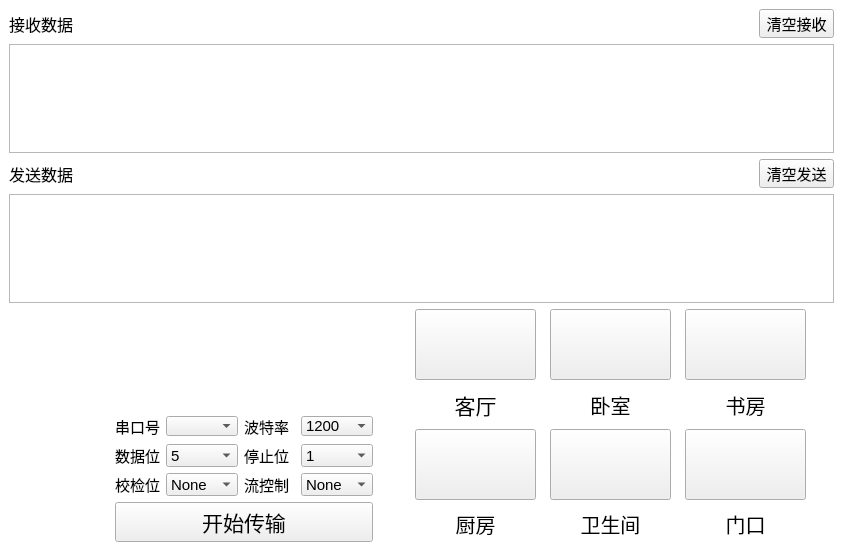
<?xml version="1.0" encoding="UTF-8"?>
<ui version="4.0">
 <class>homePage</class>
 <widget class="QMainWindow" name="homePage">
  <property name="geometry">
   <rect>
    <x>0</x>
    <y>0</y>
    <width>843</width>
    <height>551</height>
   </rect>
  </property>
  <property name="windowTitle">
   <string>wali-家居控制系统</string>
  </property>
  <property name="styleSheet">
   <string notr="true">#homePage{background-color: rgb(255, 255, 255);}</string>
  </property>
  <widget class="QWidget" name="centralwidget">
   <layout class="QGridLayout" name="gridLayout_6">
    <item row="4" column="1" rowspan="3">
     <layout class="QGridLayout" name="gridLayout">
      <item row="1" column="0">
       <spacer name="horizontalSpacer_3">
        <property name="orientation">
         <enum>Qt::Horizontal</enum>
        </property>
        <property name="sizeType">
         <enum>QSizePolicy::Fixed</enum>
        </property>
        <property name="sizeHint" stdset="0">
         <size>
          <width>36</width>
          <height>20</height>
         </size>
        </property>
       </spacer>
      </item>
      <item row="0" column="4">
       <spacer name="horizontalSpacer_2">
        <property name="orientation">
         <enum>Qt::Horizontal</enum>
        </property>
        <property name="sizeType">
         <enum>QSizePolicy::Fixed</enum>
        </property>
        <property name="sizeHint" stdset="0">
         <size>
          <width>8</width>
          <height>20</height>
         </size>
        </property>
       </spacer>
      </item>
      <item row="0" column="5">
       <widget class="QPushButton" name="Btn_bookroom">
        <property name="minimumSize">
         <size>
          <width>121</width>
          <height>71</height>
         </size>
        </property>
        <property name="maximumSize">
         <size>
          <width>121</width>
          <height>71</height>
         </size>
        </property>
        <property name="styleSheet">
         <string notr="true">border-image: url(:/image/bookroom.png);</string>
        </property>
        <property name="text">
         <string/>
        </property>
       </widget>
      </item>
      <item row="3" column="1">
       <widget class="QLabel" name="text_kitchen">
        <property name="font">
         <font>
          <pointsize>15</pointsize>
         </font>
        </property>
        <property name="text">
         <string>厨房</string>
        </property>
        <property name="alignment">
         <set>Qt::AlignCenter</set>
        </property>
       </widget>
      </item>
      <item row="2" column="3">
       <widget class="QPushButton" name="Btn_bathroom">
        <property name="minimumSize">
         <size>
          <width>121</width>
          <height>71</height>
         </size>
        </property>
        <property name="maximumSize">
         <size>
          <width>121</width>
          <height>71</height>
         </size>
        </property>
        <property name="styleSheet">
         <string notr="true">border-image: url(:/image/bathroom.png);</string>
        </property>
        <property name="text">
         <string/>
        </property>
       </widget>
      </item>
      <item row="0" column="3">
       <widget class="QPushButton" name="Btn_bedroom">
        <property name="minimumSize">
         <size>
          <width>121</width>
          <height>71</height>
         </size>
        </property>
        <property name="maximumSize">
         <size>
          <width>121</width>
          <height>71</height>
         </size>
        </property>
        <property name="styleSheet">
         <string notr="true">border-image: url(:/image/bedroom.png);</string>
        </property>
        <property name="text">
         <string/>
        </property>
       </widget>
      </item>
      <item row="3" column="3">
       <widget class="QLabel" name="text_bathroom">
        <property name="font">
         <font>
          <pointsize>15</pointsize>
         </font>
        </property>
        <property name="text">
         <string>卫生间</string>
        </property>
        <property name="alignment">
         <set>Qt::AlignCenter</set>
        </property>
       </widget>
      </item>
      <item row="2" column="5">
       <widget class="QPushButton" name="Btn_outdoor">
        <property name="minimumSize">
         <size>
          <width>121</width>
          <height>71</height>
         </size>
        </property>
        <property name="maximumSize">
         <size>
          <width>121</width>
          <height>71</height>
         </size>
        </property>
        <property name="styleSheet">
         <string notr="true">border-image: url(:/image/outdoor.png);</string>
        </property>
        <property name="text">
         <string/>
        </property>
       </widget>
      </item>
      <item row="3" column="5">
       <widget class="QLabel" name="text_outdoor">
        <property name="font">
         <font>
          <pointsize>15</pointsize>
         </font>
        </property>
        <property name="text">
         <string>门口</string>
        </property>
        <property name="alignment">
         <set>Qt::AlignCenter</set>
        </property>
       </widget>
      </item>
      <item row="2" column="1">
       <widget class="QPushButton" name="Btn_kitchen">
        <property name="minimumSize">
         <size>
          <width>121</width>
          <height>71</height>
         </size>
        </property>
        <property name="maximumSize">
         <size>
          <width>121</width>
          <height>71</height>
         </size>
        </property>
        <property name="styleSheet">
         <string notr="true">border-image: url(:/image/kitchen.png);</string>
        </property>
        <property name="text">
         <string/>
        </property>
       </widget>
      </item>
      <item row="1" column="5">
       <widget class="QLabel" name="text_bookroom">
        <property name="font">
         <font>
          <pointsize>15</pointsize>
         </font>
        </property>
        <property name="text">
         <string>书房</string>
        </property>
        <property name="alignment">
         <set>Qt::AlignCenter</set>
        </property>
       </widget>
      </item>
      <item row="1" column="1">
       <widget class="QLabel" name="text_livingroom">
        <property name="maximumSize">
         <size>
          <width>16777215</width>
          <height>80</height>
         </size>
        </property>
        <property name="font">
         <font>
          <pointsize>16</pointsize>
         </font>
        </property>
        <property name="text">
         <string>客厅</string>
        </property>
        <property name="alignment">
         <set>Qt::AlignCenter</set>
        </property>
       </widget>
      </item>
      <item row="1" column="3">
       <widget class="QLabel" name="text_bedroom">
        <property name="font">
         <font>
          <pointsize>15</pointsize>
         </font>
        </property>
        <property name="text">
         <string>卧室</string>
        </property>
        <property name="alignment">
         <set>Qt::AlignCenter</set>
        </property>
       </widget>
      </item>
      <item row="0" column="1">
       <widget class="QPushButton" name="Btn_livingroom">
        <property name="minimumSize">
         <size>
          <width>121</width>
          <height>71</height>
         </size>
        </property>
        <property name="maximumSize">
         <size>
          <width>121</width>
          <height>71</height>
         </size>
        </property>
        <property name="styleSheet">
         <string notr="true">border-image: url(:/image/livingroom.png);</string>
        </property>
       </widget>
      </item>
      <item row="0" column="2">
       <spacer name="horizontalSpacer">
        <property name="orientation">
         <enum>Qt::Horizontal</enum>
        </property>
        <property name="sizeType">
         <enum>QSizePolicy::Fixed</enum>
        </property>
        <property name="sizeHint" stdset="0">
         <size>
          <width>8</width>
          <height>20</height>
         </size>
        </property>
       </spacer>
      </item>
      <item row="1" column="6">
       <spacer name="horizontalSpacer_4">
        <property name="orientation">
         <enum>Qt::Horizontal</enum>
        </property>
        <property name="sizeHint" stdset="0">
         <size>
          <width>0</width>
          <height>20</height>
         </size>
        </property>
       </spacer>
      </item>
     </layout>
    </item>
    <item row="1" column="0" colspan="2">
     <widget class="QTextEdit" name="textEdit_receive">
      <property name="readOnly">
       <bool>true</bool>
      </property>
     </widget>
    </item>
    <item row="3" column="0" colspan="2">
     <widget class="QTextEdit" name="textEdit_send">
      <property name="font">
       <font>
        <pointsize>9</pointsize>
       </font>
      </property>
      <property name="readOnly">
       <bool>true</bool>
      </property>
      <property name="html">
       <string>&lt;!DOCTYPE HTML PUBLIC &quot;-//W3C//DTD HTML 4.0//EN&quot; &quot;http://www.w3.org/TR/REC-html40/strict.dtd&quot;&gt;
&lt;html&gt;&lt;head&gt;&lt;meta name=&quot;qrichtext&quot; content=&quot;1&quot; /&gt;&lt;style type=&quot;text/css&quot;&gt;
p, li { white-space: pre-wrap; }
&lt;/style&gt;&lt;/head&gt;&lt;body style=&quot; font-family:'SimSun'; font-size:9pt; font-weight:400; font-style:normal;&quot;&gt;
&lt;p style=&quot;-qt-paragraph-type:empty; margin-top:0px; margin-bottom:0px; margin-left:0px; margin-right:0px; -qt-block-indent:0; text-indent:0px;&quot;&gt;&lt;br /&gt;&lt;/p&gt;&lt;/body&gt;&lt;/html&gt;</string>
      </property>
     </widget>
    </item>
    <item row="4" column="0">
     <layout class="QGridLayout" name="gridLayout_5">
      <item row="0" column="2">
       <widget class="QLabel" name="movie_wave2">
        <property name="minimumSize">
         <size>
          <width>100</width>
          <height>100</height>
         </size>
        </property>
        <property name="maximumSize">
         <size>
          <width>100</width>
          <height>100</height>
         </size>
        </property>
        <property name="font">
         <font>
          <pointsize>16</pointsize>
         </font>
        </property>
        <property name="text">
         <string/>
        </property>
        <property name="alignment">
         <set>Qt::AlignCenter</set>
        </property>
       </widget>
      </item>
      <item row="0" column="0">
       <widget class="QLabel" name="movie_wave1">
        <property name="minimumSize">
         <size>
          <width>100</width>
          <height>100</height>
         </size>
        </property>
        <property name="maximumSize">
         <size>
          <width>100</width>
          <height>100</height>
         </size>
        </property>
        <property name="font">
         <font>
          <pointsize>16</pointsize>
         </font>
        </property>
        <property name="text">
         <string/>
        </property>
        <property name="alignment">
         <set>Qt::AlignCenter</set>
        </property>
       </widget>
      </item>
      <item row="0" column="1">
       <spacer name="horizontalSpacer_7">
        <property name="orientation">
         <enum>Qt::Horizontal</enum>
        </property>
        <property name="sizeType">
         <enum>QSizePolicy::Fixed</enum>
        </property>
        <property name="sizeHint" stdset="0">
         <size>
          <width>144</width>
          <height>20</height>
         </size>
        </property>
       </spacer>
      </item>
     </layout>
    </item>
    <item row="5" column="0" rowspan="2">
     <layout class="QGridLayout" name="gridLayout_2">
      <item row="0" column="0" rowspan="4">
       <widget class="QLabel" name="wali_image">
        <property name="minimumSize">
         <size>
          <width>100</width>
          <height>100</height>
         </size>
        </property>
        <property name="maximumSize">
         <size>
          <width>100</width>
          <height>100</height>
         </size>
        </property>
        <property name="styleSheet">
         <string notr="true">border-image: url(:/image/welcome.png);</string>
        </property>
        <property name="text">
         <string/>
        </property>
       </widget>
      </item>
      <item row="0" column="1">
       <widget class="QLabel" name="text_port">
        <property name="font">
         <font>
          <pointsize>11</pointsize>
          <weight>50</weight>
          <bold>false</bold>
         </font>
        </property>
        <property name="text">
         <string>串口号</string>
        </property>
       </widget>
      </item>
      <item row="0" column="2">
       <widget class="QComboBox" name="SerialPortBox">
        <property name="minimumSize">
         <size>
          <width>72</width>
          <height>20</height>
         </size>
        </property>
        <property name="maximumSize">
         <size>
          <width>72</width>
          <height>20</height>
         </size>
        </property>
        <property name="font">
         <font>
          <pointsize>11</pointsize>
         </font>
        </property>
       </widget>
      </item>
      <item row="0" column="3">
       <widget class="QLabel" name="text_baud">
        <property name="font">
         <font>
          <pointsize>11</pointsize>
          <weight>50</weight>
          <bold>false</bold>
         </font>
        </property>
        <property name="text">
         <string>波特率</string>
        </property>
       </widget>
      </item>
      <item row="0" column="5">
       <widget class="QComboBox" name="BaudRateBox">
        <property name="minimumSize">
         <size>
          <width>72</width>
          <height>20</height>
         </size>
        </property>
        <property name="maximumSize">
         <size>
          <width>72</width>
          <height>20</height>
         </size>
        </property>
        <property name="font">
         <font>
          <pointsize>11</pointsize>
         </font>
        </property>
        <item>
         <property name="text">
          <string>1200</string>
         </property>
        </item>
        <item>
         <property name="text">
          <string>2400</string>
         </property>
        </item>
        <item>
         <property name="text">
          <string>4800</string>
         </property>
        </item>
        <item>
         <property name="text">
          <string>9600</string>
         </property>
        </item>
        <item>
         <property name="text">
          <string>38400</string>
         </property>
        </item>
        <item>
         <property name="text">
          <string>57600</string>
         </property>
        </item>
        <item>
         <property name="text">
          <string>115200</string>
         </property>
        </item>
       </widget>
      </item>
      <item row="3" column="1" colspan="5">
       <widget class="QPushButton" name="Btn_startTrans">
        <property name="font">
         <font>
          <pointsize>16</pointsize>
         </font>
        </property>
        <property name="text">
         <string>开始传输</string>
        </property>
       </widget>
      </item>
      <item row="1" column="1">
       <widget class="QLabel" name="text_dataBit">
        <property name="font">
         <font>
          <pointsize>11</pointsize>
          <weight>50</weight>
          <bold>false</bold>
         </font>
        </property>
        <property name="text">
         <string>数据位</string>
        </property>
       </widget>
      </item>
      <item row="1" column="3">
       <widget class="QLabel" name="text_stopBit">
        <property name="font">
         <font>
          <pointsize>11</pointsize>
          <weight>50</weight>
          <bold>false</bold>
         </font>
        </property>
        <property name="text">
         <string>停止位</string>
        </property>
       </widget>
      </item>
      <item row="1" column="2">
       <widget class="QComboBox" name="DataBitBox">
        <property name="minimumSize">
         <size>
          <width>60</width>
          <height>20</height>
         </size>
        </property>
        <property name="font">
         <font>
          <pointsize>11</pointsize>
         </font>
        </property>
        <item>
         <property name="text">
          <string>5</string>
         </property>
        </item>
        <item>
         <property name="text">
          <string>6</string>
         </property>
        </item>
        <item>
         <property name="text">
          <string>7</string>
         </property>
        </item>
        <item>
         <property name="text">
          <string>8</string>
         </property>
        </item>
       </widget>
      </item>
      <item row="1" column="5">
       <widget class="QComboBox" name="StopBitBox">
        <property name="minimumSize">
         <size>
          <width>60</width>
          <height>20</height>
         </size>
        </property>
        <property name="font">
         <font>
          <pointsize>11</pointsize>
         </font>
        </property>
        <item>
         <property name="text">
          <string>1</string>
         </property>
        </item>
        <item>
         <property name="text">
          <string>1.5</string>
         </property>
        </item>
        <item>
         <property name="text">
          <string>2</string>
         </property>
        </item>
       </widget>
      </item>
      <item row="2" column="1">
       <widget class="QLabel" name="text_parity">
        <property name="font">
         <font>
          <pointsize>11</pointsize>
          <weight>50</weight>
          <bold>false</bold>
         </font>
        </property>
        <property name="text">
         <string>校检位</string>
        </property>
       </widget>
      </item>
      <item row="2" column="3">
       <widget class="QLabel" name="text_flowControl">
        <property name="font">
         <font>
          <pointsize>11</pointsize>
          <weight>50</weight>
          <bold>false</bold>
         </font>
        </property>
        <property name="text">
         <string>流控制</string>
        </property>
       </widget>
      </item>
      <item row="2" column="2">
       <widget class="QComboBox" name="ParityBox">
        <property name="minimumSize">
         <size>
          <width>60</width>
          <height>20</height>
         </size>
        </property>
        <property name="font">
         <font>
          <pointsize>11</pointsize>
         </font>
        </property>
        <item>
         <property name="text">
          <string>None</string>
         </property>
        </item>
        <item>
         <property name="text">
          <string>Space</string>
         </property>
        </item>
        <item>
         <property name="text">
          <string>Even</string>
         </property>
        </item>
        <item>
         <property name="text">
          <string>Odd</string>
         </property>
        </item>
        <item>
         <property name="text">
          <string>Mark</string>
         </property>
        </item>
       </widget>
      </item>
      <item row="2" column="5">
       <widget class="QComboBox" name="FlowControlBox">
        <property name="minimumSize">
         <size>
          <width>60</width>
          <height>20</height>
         </size>
        </property>
        <property name="font">
         <font>
          <pointsize>11</pointsize>
         </font>
        </property>
        <item>
         <property name="text">
          <string>None</string>
         </property>
        </item>
        <item>
         <property name="text">
          <string>Soft</string>
         </property>
        </item>
        <item>
         <property name="text">
          <string>Hard</string>
         </property>
        </item>
       </widget>
      </item>
     </layout>
    </item>
    <item row="2" column="0" colspan="2">
     <layout class="QGridLayout" name="gridLayout_4">
      <item row="0" column="0">
       <widget class="QLabel" name="text_sendData">
        <property name="font">
         <font>
          <pointsize>12</pointsize>
         </font>
        </property>
        <property name="text">
         <string>发送数据</string>
        </property>
       </widget>
      </item>
      <item row="0" column="2">
       <widget class="QPushButton" name="Btn_clearSend">
        <property name="minimumSize">
         <size>
          <width>75</width>
          <height>29</height>
         </size>
        </property>
        <property name="maximumSize">
         <size>
          <width>75</width>
          <height>29</height>
         </size>
        </property>
        <property name="font">
         <font>
          <pointsize>11</pointsize>
         </font>
        </property>
        <property name="text">
         <string>清空发送</string>
        </property>
       </widget>
      </item>
      <item row="0" column="1">
       <spacer name="horizontalSpacer_6">
        <property name="orientation">
         <enum>Qt::Horizontal</enum>
        </property>
        <property name="sizeHint" stdset="0">
         <size>
          <width>40</width>
          <height>20</height>
         </size>
        </property>
       </spacer>
      </item>
     </layout>
    </item>
    <item row="0" column="0" colspan="2">
     <layout class="QGridLayout" name="gridLayout_3">
      <item row="0" column="0">
       <widget class="QLabel" name="text_recData">
        <property name="font">
         <font>
          <pointsize>12</pointsize>
         </font>
        </property>
        <property name="text">
         <string>接收数据</string>
        </property>
       </widget>
      </item>
      <item row="0" column="2">
       <widget class="QPushButton" name="Btn_clearRec">
        <property name="minimumSize">
         <size>
          <width>75</width>
          <height>29</height>
         </size>
        </property>
        <property name="maximumSize">
         <size>
          <width>75</width>
          <height>29</height>
         </size>
        </property>
        <property name="font">
         <font>
          <pointsize>11</pointsize>
         </font>
        </property>
        <property name="text">
         <string>清空接收</string>
        </property>
       </widget>
      </item>
      <item row="0" column="1">
       <spacer name="horizontalSpacer_5">
        <property name="orientation">
         <enum>Qt::Horizontal</enum>
        </property>
        <property name="sizeHint" stdset="0">
         <size>
          <width>40</width>
          <height>20</height>
         </size>
        </property>
       </spacer>
      </item>
     </layout>
    </item>
   </layout>
   <zorder>movie_wave1</zorder>
   <zorder>textEdit_receive</zorder>
   <zorder>text_sendData</zorder>
   <zorder>Btn_clearSend</zorder>
   <zorder>Btn_clearRec</zorder>
   <zorder>text_recData</zorder>
   <zorder>textEdit_send</zorder>
   <zorder>movie_wave2</zorder>
   <zorder></zorder>
  </widget>
 </widget>
 <resources/>
 <connections/>
</ui>
